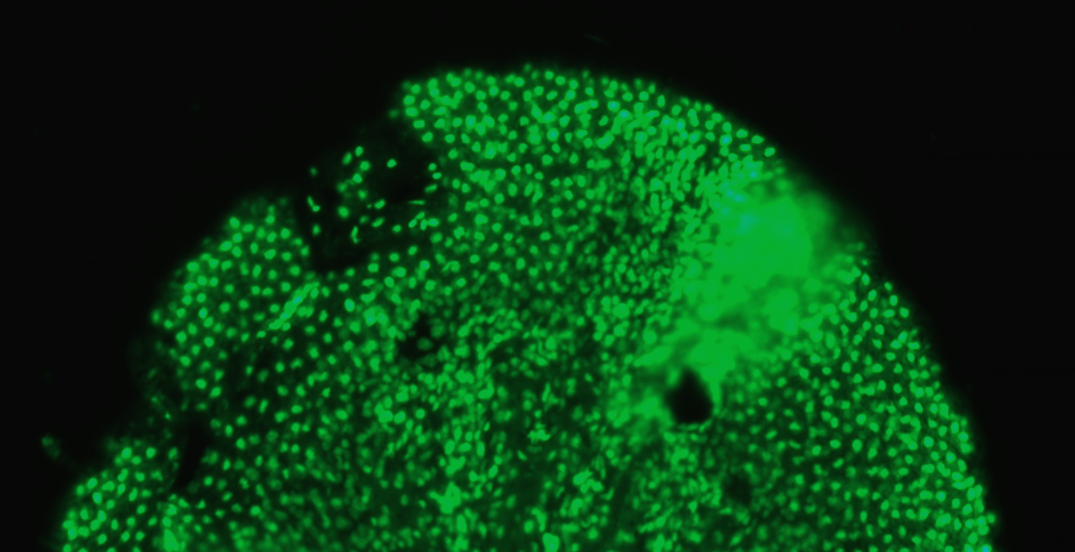
#> input picture WACCA/cellsegmentation/demo.tif, 1075 x 552 px
$ jupyter execute --allow-errors cell-segmente-on-ssDNA.ipynb   (shell and % lines are left out)   (older library calls are emulated)
#> lines starting #> are read from the running program, lines starting #| are printed output that depends on the picture
#> further down, image is the input picture: shape (552, 1075, 3); mean B, G, R 17.5, 58.4, 6
### Preprocess/cellsegmentation/objseg.py

import os
os.environ['OPENCV_IO_MAX_IMAGE_PIXELS'] = pow(2, 40).__str__()
import sys
import copy
from pathlib import Path
from collections import Counter

import numpy as np
import pandas as pd
import cv2

import bioformats.formatreader
import cellprofiler_core.pipeline
import cellprofiler_core.preferences
import cellprofiler_core.utilities.zmq
import cellprofiler_core.utilities.java
#from cellprofiler_core.setting.subscriber import LabelSubscriber
#from cellprofiler_core.setting.range import IntegerRange

def _clahe(image):

    #-----Reading the image-----------------------------------------------------
    if not isinstance(image, np.ndarray):
        image = cv2.imread(image, 1)

    #-----Converting image to LAB Color model-----------------------------------
    lab = cv2.cvtColor(image, cv2.COLOR_BGR2LAB)
#> lab: shape (552, 1075, 3); mean of channels 0, 1, 2 52.6, 105.9, 145.9

    #-----Splitting the LAB image to different channels-------------------------
    l, a, b = cv2.split(lab)
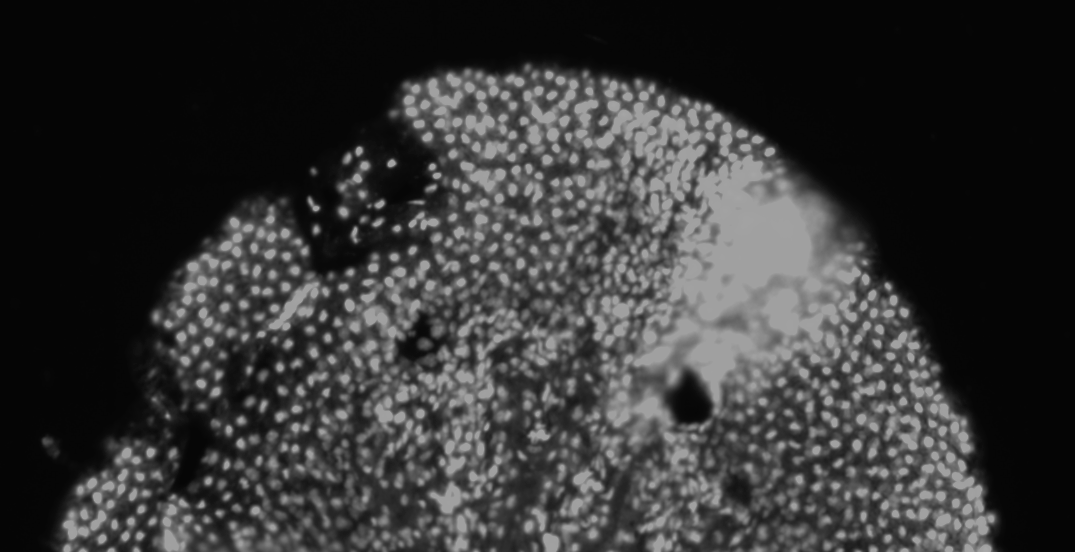
#> l: shape (552, 1075); min 5, max 166, mean 52.6
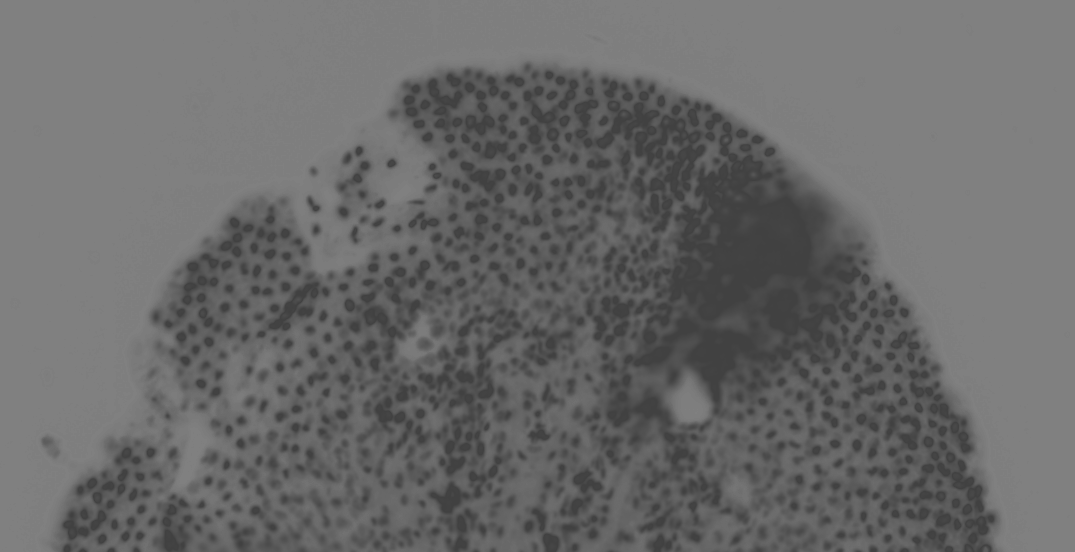
#> a: shape (552, 1075); min 64, max 128, mean 105.9
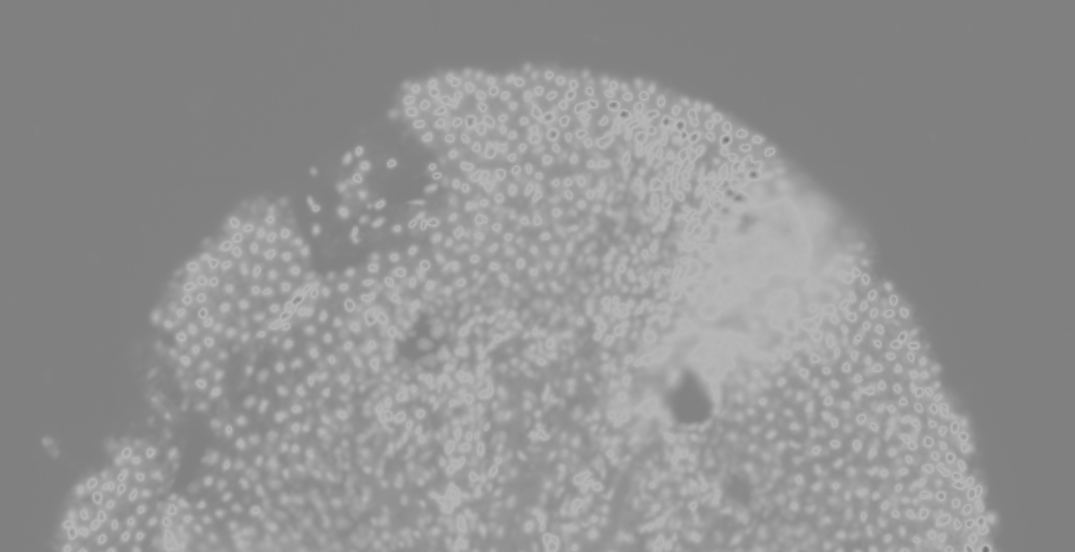
#> b: shape (552, 1075); min 117, max 185, mean 145.9

    #-----Applying CLAHE to L-channel-------------------------------------------
    clahe = cv2.createCLAHE(clipLimit=2, tileGridSize=(8,8))
    cl = clahe.apply(l)
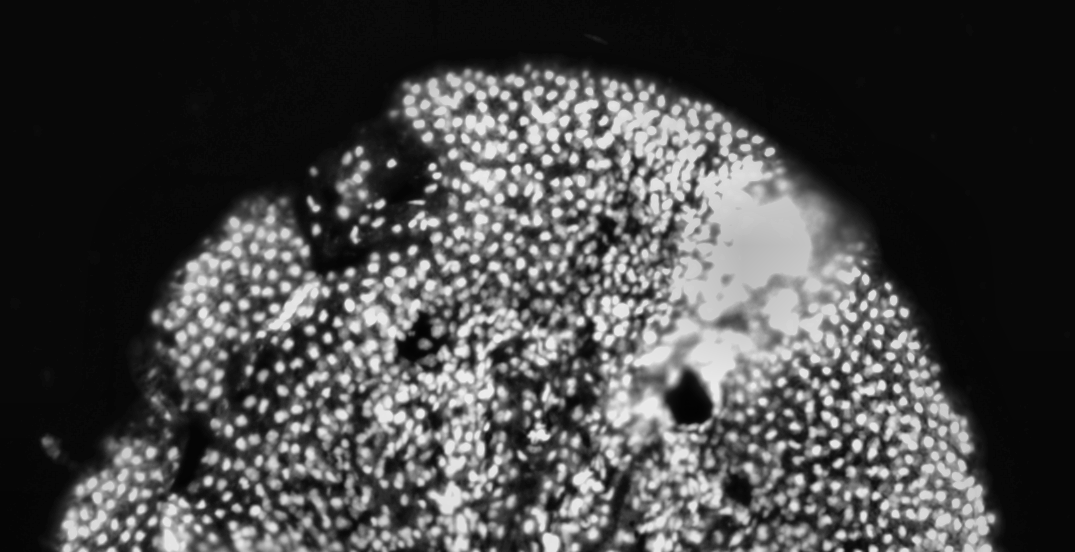
#> cl: shape (552, 1075); min 2, max 236, mean 70.5

    #-----Merge the CLAHE enhanced L-channel with the a and b channel-----------
    limg = cv2.merge((cl,a,b))
#> limg: shape (552, 1075, 3); mean of channels 0, 1, 2 70.5, 105.9, 145.9

    #-----Converting image from LAB Color model to RGB model--------------------
    final = cv2.cvtColor(limg, cv2.COLOR_LAB2BGR)
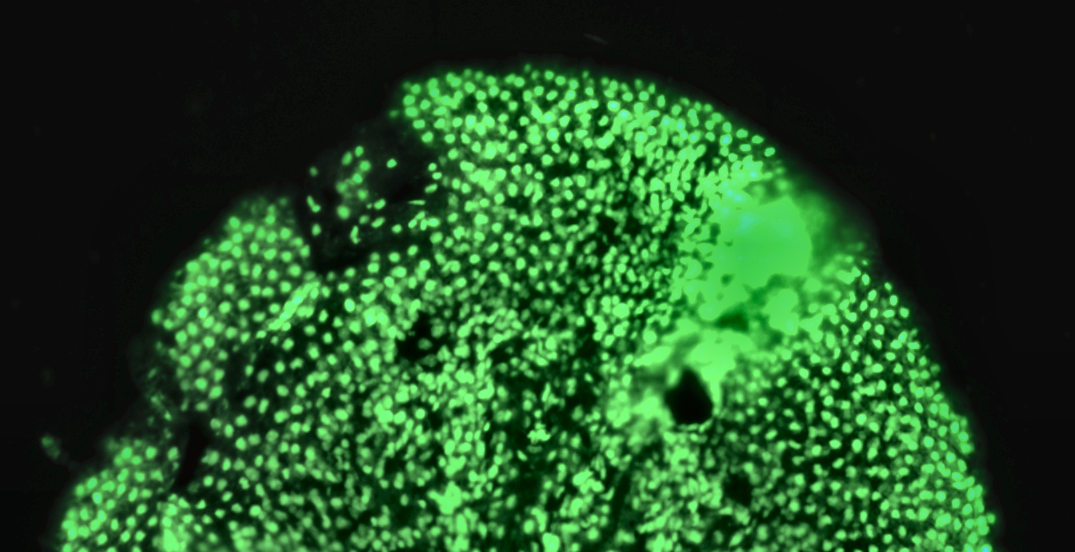
#> final: shape (552, 1075, 3); mean B, G, R 35.8, 77.8, 33.2

    #_____END_____#
    #return cl
    return final

def clahe(image, iter=5, return_gray=True):
    """
    Enhance local contrast with CLAHE algorithm

    Parameters
    --------------
    image: fn, np.ndarray
        image file name or np.ndarray representing image
    iter: int
        how many times to enhance
    """
    while iter:
        image = _clahe(image)
        iter -= 1
    if return_gray:
        image = np.dot(image[..., :3], [0.2989, 0.5870, 0.1140])
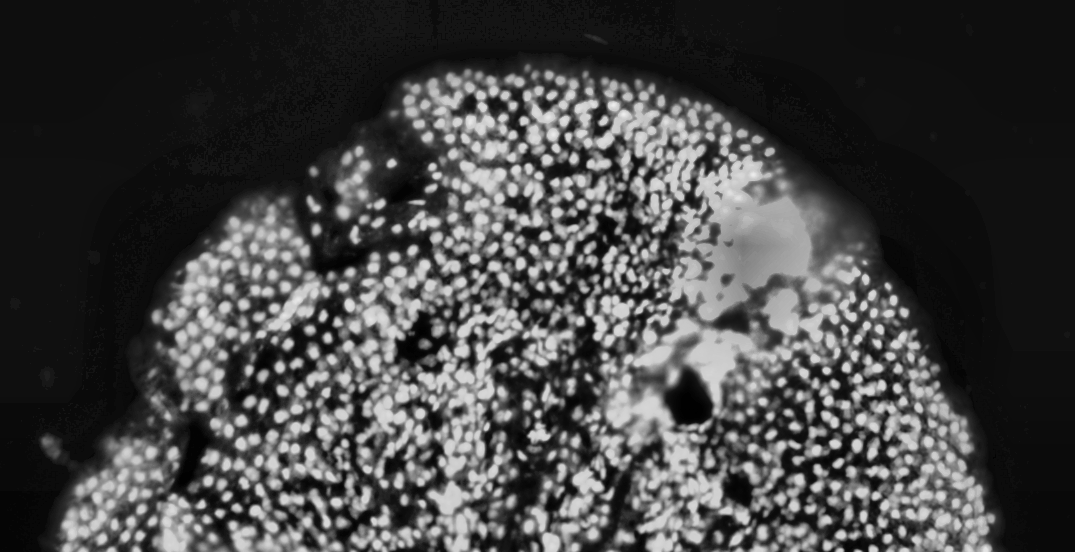
#> image: shape (552, 1075) float64; min 0.114, max 238.9, mean 68.6
        image = image.astype(int)
    return image

# [68 lines left out: function blur_detect, not called in this run]

def _pycellprofilter(image, name='DNA', cpi=None, saved_object='IdentifySecondaryObjects'):

    print(cellprofiler_core.preferences.__is_headless)
    # load pipeline from cpi file
    print('load pipeline from {}'.format(cpi))
    pipeline = cellprofiler_core.pipeline.Pipeline()
    pipeline.load(cpi)

    # get modules list
    modules = pipeline.modules()

    # setup image_set
    image_set = cellprofiler_core.image.ImageSet(0, {'name':name}, name)
    if isinstance(image, np.ndarray) and len(image.shape) == 2:
        x = image
    else:
        x = cv2.imread(str(image), 0)
    x[x > 230] = 230
    image_x = cellprofiler_core.image.Image(x, path_name=image.parent, file_name=image.name)
    image_set.add(name, image_x)

    # init workspace
    object_set = cellprofiler_core.object.ObjectSet()

    measurements = cellprofiler_core.measurement.Measurements()

    workspace = cellprofiler_core.workspace.Workspace(
            pipeline,
            modules,
            image_set,
            object_set,
            measurements,
            [image_set]
            )

    for module in modules:
        sys.stdout.write(f'... {module.module_name}\n')
        module.run(workspace)

    objects = workspace.object_set.get_objects(saved_object)
    try:
        celloutlines = workspace.image_set.get_image('CellOutlines')
    except:
        sys.stderr.write('cell outlines not get\n')
        celloutlines = None

    return objects, celloutlines

def pycellprofiler(image, save_prefix=None, return_image=True,
        cpi='./default.cppipe',
        image_name='DNA',
        saved_object='IdentifySecondaryObjects',
        outdir='./outdir', tmpdir='./tmpdir', ):

#> called with return_image = True, cpi = './default.cppipe', image_name = 'DNA', saved_object = 'IdentifySecondaryObjects', outdir = './outdir', tmpdir = './tmpdir'
    outdir, tmpdir = Path(outdir), Path(tmpdir)
    if not outdir.exists():
        outdir.mkdir(parents=True, exist_ok=True)

    objects = None
    try:
        #cellprofiler_core.preferences.set_headless()
        cellprofiler_core.preferences.set_temporary_directory(outdir)
#> (this line was passed over: cellprofiler_core is not available in this run)
        cellprofiler_core.preferences.set_default_output_directory(outdir)
#> (this line was passed over: cellprofiler_core is not available in this run)

        cellprofiler_core.utilities.java.start_java()
#> (this line was passed over: cellprofiler_core is not available in this run)

        sys.stdout.write('Starting cellprofiler identify ...\n')
        objects, celloutlines = _pycellprofilter(
                image,
                name=image_name,
                cpi=cpi,
                saved_object=saved_object
                )
        sys.stdout.write('Cell objects and outlines generated\n')
    except Exception as err:
        sys.stderr.write('***Error: {}\n'.format(err))
    finally:
        cellprofiler_core.utilities.zmq.join_to_the_boundary()
#> (this line was passed over: cellprofiler_core is not available in this run)
        bioformats.formatreader.clear_image_reader_cache()
#> (this line was passed over: bioformats is not available in this run)
        cellprofiler_core.utilities.java.stop_java()
#> (this line was passed over: cellprofiler_core is not available in this run)

    if objects is None:
        return
    sys.stdout.write('Saving labled cells ...\n')

    mask = objects.segmented
    b, g, r = cv2.split(celloutlines.pixel_data)
    if save_prefix is not None:
        mask_file = str(outdir / f'{save_prefix}_mask.txt')
        np.savetxt(mask_file, mask, fmt='%d')

        boundary_file = str(outdir / f'{save_prefix}_boundary.txt')
        np.savetxt(boundary_file, b, fmt='%d')

    if return_image:
        image = img_outliner(image, boundary=b)
        return mask, b, image
    else:
        return mask, b

# [64 lines left out: functions boundary_detect, img_outliner, getfootprint, not called in this run]

class Stoarr:
    # [359 lines left out: functions __init__, to_triplet, binning, to_binary, subtract, intersection and 10 more, not called in this run]

### docs/source/Tutorials/cell-segmente-on-ssDNA.ipynb
# Detect cell boundaries based on ssDNA images

The following tutorial descibes a simple demo example for cell segmentation pipeline based on nuclei staining image. The core function was built on cellprofiler which you can refer to [CellProfiler as a Python package](https://github.com/CellProfiler/CellProfiler/wiki/CellProfiler-as-a-Python-package)

[cell 1]
import sys
sys.path.append('../../')

[cell 2]
import cv2

import matplotlib.pyplot as plt

we have include a demo image file for your testing, you can find with name 'demo.tif'

[cell 3]
image = cv2.imread('../../../WACCA/cellsegmentation/demo.tif')
plt.imshow(image)

import modules for image processing and cell object detection

[cell 4]
import objseg

using clahe method to enhancing image with two iteration

[cell 5]
image = objseg.clahe(image, iter=2, return_gray=True)
plt.imshow(image, cmap='binary_r')

In the enhanced image, cell nuclei in dark region were brighten to promote the detection of objects. Now starting the segmentation with cellprofiler.

[cell 6]
image

[cell 7]
x = image[:,:]

[cell 8]
x

convert the image ndarray from rgb to gray

#> (a cell that did not finish here is left out)

[cell 10]
image

#> (a cell that did not finish here is left out)

except the returned numpy array of `cell_mask` and `cell_boundary`,

> **_Reference:_**
>
> [1] [CellProfiler as a Python package](https://github.com/CellProfiler/CellProfiler/wiki/CellProfiler-as-a-Python-package)
